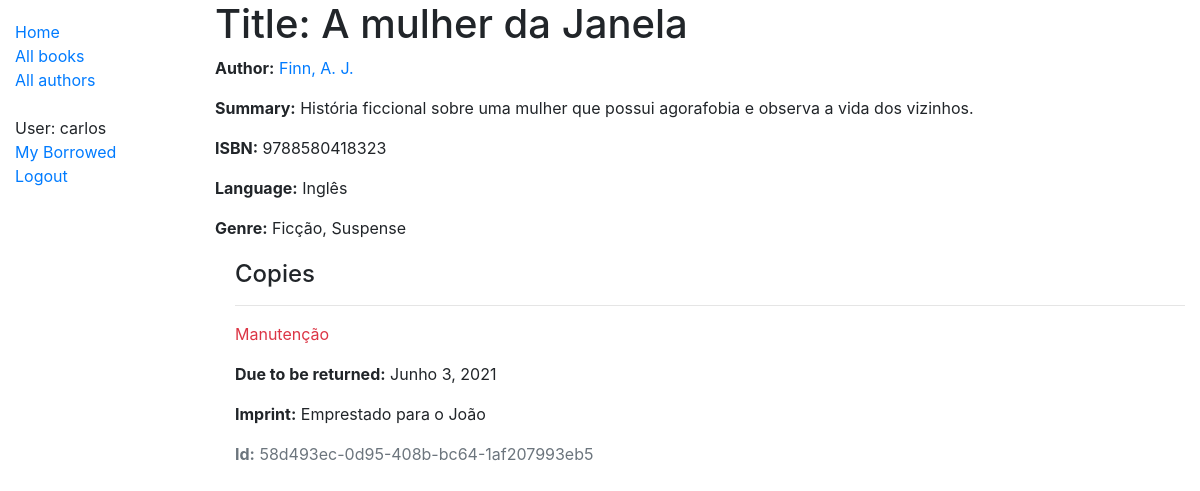
The app's page /catalog/book/5 (signed in) with its own data.
### catalog/models.py (models this page shows, shortened)
class Book(models.Model):
    title = models.CharField(max_length=200)
    author = models.ForeignKey('Author', on_delete=models.SET_NULL, null=True)
    summary = models.TextField(max_length=1000, help_text='Digite uma breve descrição do livro')
    isbn = models.CharField('ISBN', max_length=13, help_text='13 Caracteres <a href="https://www.isbn-international'
                                                             '.org/content/what-isbn">Número ISBN</a>')
    genre = models.ManyToManyField(Genre, help_text='Selecione um genero para este livro')
    language = models.ForeignKey('Language', on_delete=models.SET_NULL, null=True)
    class Meta:
        ordering = ['title', 'author']
    def display_genre(self):
        """Cria uma string para o gênero. Requerido para aparecer em Admin"""
        return ', '.join([genre.name for genre in self.genre.all()[:3]])
    display_genre.short_description = 'Genre'

class Author(models.Model):
    first_name = models.CharField(max_length=100)
    last_name = models.CharField(max_length=100)
    date_of_birth = models.DateField(null=True, blank=True)
    date_of_death = models.DateField('died', null=True, blank=True)
    class Meta:
        ordering = ['last_name', 'first_name']
    def __str__(self):
        return f'{self.last_name}, {self.first_name}'

class Language(models.Model):
    name = models.CharField(
        max_length=200,
        help_text='Insira a linguagem do livro (ex. Inglês, Francês, Japonês, etc.)'
    )
    def __str__(self):
        return self.name

class Genre(models.Model):
    name = models.CharField(
        max_length=200,
        help_text='Insira o gênero do livro (ex. Ficção científica)',
    )
    def __str__(self):
        return self.name

class BookInstance(models.Model):
    id = models.UUIDField(primary_key=True, default=uuid.uuid4, help_text='Id única para este livro em toda a '
                                                                          'biblioteca')
    book = models.ForeignKey('Book', on_delete=models.RESTRICT, null=True)
    imprint = models.CharField(max_length=200)
    due_back = models.DateField(null=True, blank=True)
    borrower = models.ForeignKey(User, on_delete=models.SET_NULL, null=True, blank=True)
    LOAN_STATUS = (
        ('m', 'Manutenção'),
        ('o', 'Emprestado'),
        ('a', 'Disponível'),
        ('r', 'Reservado'),
    )
    status = models.CharField(
        max_length=1,
        choices=LOAN_STATUS,
        blank=True,
        default='m',
        help_text='Disponibilidade de Livro',
    )
    class Meta:
        ordering = ['due_back']
        permissions = (("can_mark_returned", "marcar como devolvido"),)

### catalog/views.py (the view)
# urls.py: path('book/<int:pk>', views.BookDetailView.as_view(), name='book-detail'),
class BookDetailView(LoginRequiredMixin, generic.DetailView):
    model = Book
    login_url = '/accounts/login/'
    redirect_field_name = 'redirect_to'

### catalog/templates/catalog/book_detail.html
{% extends "base_generic.html" %}
{% block content %}
  <h1>Title: {{ book.title }}</h1>
  <p><strong>Author:</strong> <a href="{% url 'author-detail' book.author.pk %}">{{ book.author }}</a></p>
  <p><strong>Summary:</strong> {{ book.summary }}</p>
  <p><strong>ISBN:</strong> {{ book.isbn }}</p>
  <p><strong>Language:</strong> {{ book.language }}</p>
  <p><strong>Genre:</strong> {% for genre in book.genre.all %} {{ genre }}{% if not forloop.last %}, {% endif %}{% endfor %}</p>
  <div style="margin-left:20px;margin-top:20px">
    <h4>Copies</h4>
    {% for copy in book.bookinstance_set.all %}
      <hr>
      <p class="{% if copy.status == 'a' %}text-success{% elif copy.status == 'm' %}text-danger{% else %}text-warning{% endif %}">{{ copy.get_status_display }}</p>
      {% if copy.status != 'a' %}
        <p><strong>Due to be returned:</strong> {{copy.due_back}}</p>
      {% endif %}
      <p><strong>Imprint:</strong> {{copy.imprint}}</p>
      <p class="text-muted"><strong>Id:</strong> {{copy.id}}</p>
    {% endfor %}
  </div>
{% endblock %}

### catalog/templates/base_generic.html (shortened to what this page needs)
<!DOCTYPE html>
<html lang="en">
<head>
  <link rel="stylesheet" href="https://stackpath.bootstrapcdn.com/bootstrap/4.1.3/css/bootstrap.min.css">
  {% load static %}
  <link rel="stylesheet" href="{% static 'css/styles.css' %}">
</head>
<body>
  <div class="container-fluid">
    <div class="row">
      <div class="col-sm-2">
      {% block sidebar %}
        <ul class="sidebar-nav">
          <li><a href="{% url 'index' %}">Home</a></li>
          <li><a href="{% url 'books' %}">All books</a></li>
          <li><a href="{% url 'authors' %}">All authors</a></li> <br/>
          {% if user.is_authenticated %}
            <li>User: {{ user.get_username }}</li>
            <li><a href="{% url 'my-borrowed' %}">My Borrowed</a></li>
            <li><a href="{% url 'logout'%}?next={{request.path}}">Logout</a></li>
          {% else %}
            <li><a href="{% url 'login'%}?next={{request.path}}">Login</a></li> <br/>
          {% endif %}
        </ul>
      {% endblock %}
      </div>
      <div class="col-sm-10 ">{% block content %}{% endblock %}
      </div>
    </div>
  </div>
</body>
</html>

### catalog/static/css/styles.css (style rules this page uses)
.sidebar-nav { margin-top: 20px; padding: 0; list-style: none; }

### records on screen
Book: title "A mulher da Janela", author "Finn, A. J.", summary "História ficcional sobre uma mulher que possui agorafobia e observa a vida dos vizinhos.", isbn "9788580418323", language "Inglês"
Genre: name "Ficção"
Genre: name "Suspense"
BookInstance: status "Manutenção", due_back "Junho 3, 2021", imprint "Emprestado para o João", id "58d493ec-0d95-408b-bc64-1af207993eb5"

### other values on screen
{{ user.get_username }} "carlos"
